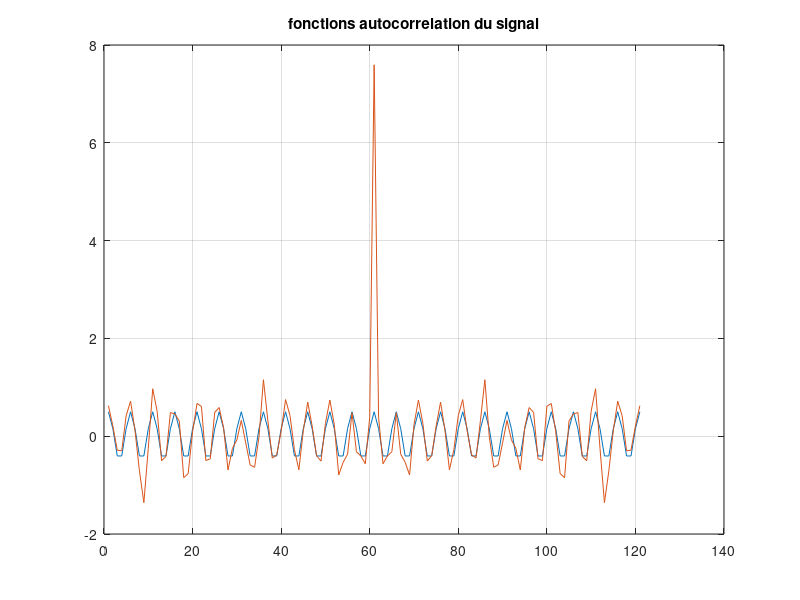

Write the MATLAB code that produced this figure.
f = 20%;
fe = 100;
Te = 1/fe;
t = 0:Te:10;
x= sin(2*pi*f*t);
plot(t,x), grid, title('signal sinusoidal'), pause
ac = xcorr(x, 60, 'unbiased');
plot(ac), grid, title('fonction autocorrelation de la sinusoide'), pause
b = randn(size(x)); b = sqrt(7)*b/std(b); %sqrt(7) s'obtient par 2*sigma^2=14
xb = x+b;
plot(t, xb), grid, title('sinusoide bruitee'), pause
acb = xcorr(xb, 60, 'unbiased');
plot([ac' acb']), grid, title('fonctions autocorrelation du signal'), pause
